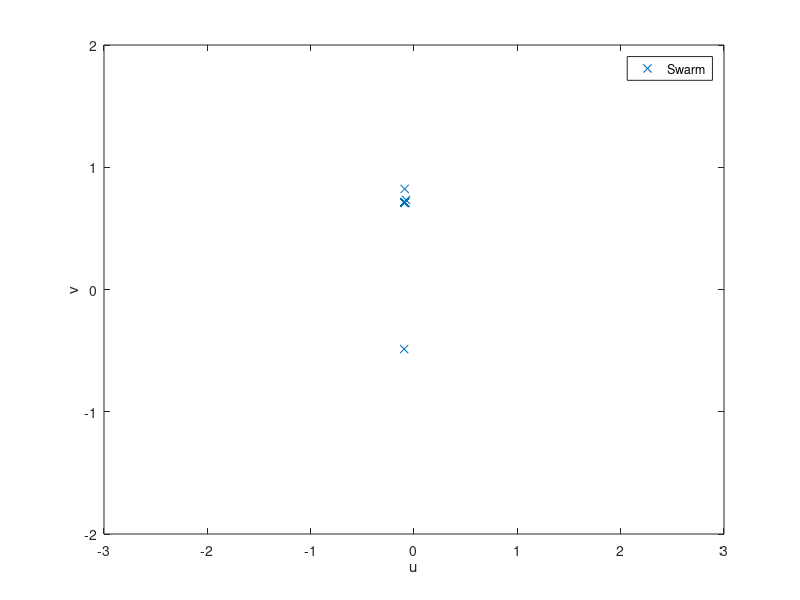

MATLAB code to generate this figure:
%% Particle Swarm Optimization Simulation
% Find minimum of  the objective function
%% Initialization

clear
clc
iterations = 30;
inertia = 1.0;
correction_factor = 2.0;
swarms = 50;

% ---- initial swarm position -----
swarm=zeros(50,7);
step = 1;
for i = 1 : 50
swarm(step, 3:7) = i;
step = step + 1;
end
% swarm(:,1)=[-3:(6/49):3];
% swarm(:,2)=[-2:(4/49):2];
swarm(:,1)=randn(1,50);
swarm(:,2)=randn(1,50);
swarm(:, 7) = 1000;       % Greater than maximum possible value
swarm(:, 5) = 0;          % initial velocity
swarm(:, 6) = 0;          % initial velocity

%% Iterations
for iter = 1 : iterations
    
    %-- position of Swarms ---
    for i = 1 : swarms
        swarm(i, 1) = swarm(i, 1) + swarm(i, 5)/2;     %update u position
        swarm(i, 2) = swarm(i, 2) + swarm(i, 6)/2;   %update v position
        u = swarm(i, 1);
        v = swarm(i, 2);
        
        value = ((4-(2.1*u^2)+(u^4/3))*u^2)+u*v+(-4+(4*(v^2)))*v^2;          %six hump camel hump back function
        
        if value < swarm(i, 7)           
            swarm(i, 3) = swarm(i, 1);    % update best position of u,
            swarm(i, 4) = swarm(i, 2);    % update best postions of v,
            swarm(i, 7) = value;          % best updated minimum value
        end
    end

    [temp, gbest] = min(swarm(:, 7));        % gbest position
    
    %--- updating velocity of swarms 
    for i = 1 : swarms
        swarm(i, 5) = rand*inertia*swarm(i, 5) + correction_factor*rand*(swarm(i, 3)...
            - swarm(i, 1)) + correction_factor*rand*(swarm(gbest, 3) - swarm(i, 1));   % u velocity parameters
        swarm(i, 6) = rand*inertia*swarm(i, 6) + correction_factor*rand*(swarm(i, 4)...
            - swarm(i, 2)) + correction_factor*rand*(swarm(gbest, 4) - swarm(i, 2));   % v velocity parameters
    end
    
    %% Plotting
    clf    
    plot(swarm(:, 1), swarm(:, 2), 'x')   % drawing swarms
    legend('Swarm')
    xlabel('u')
    ylabel('v') 
    axis([-3 3 -2 2])
pause(.1)
end
